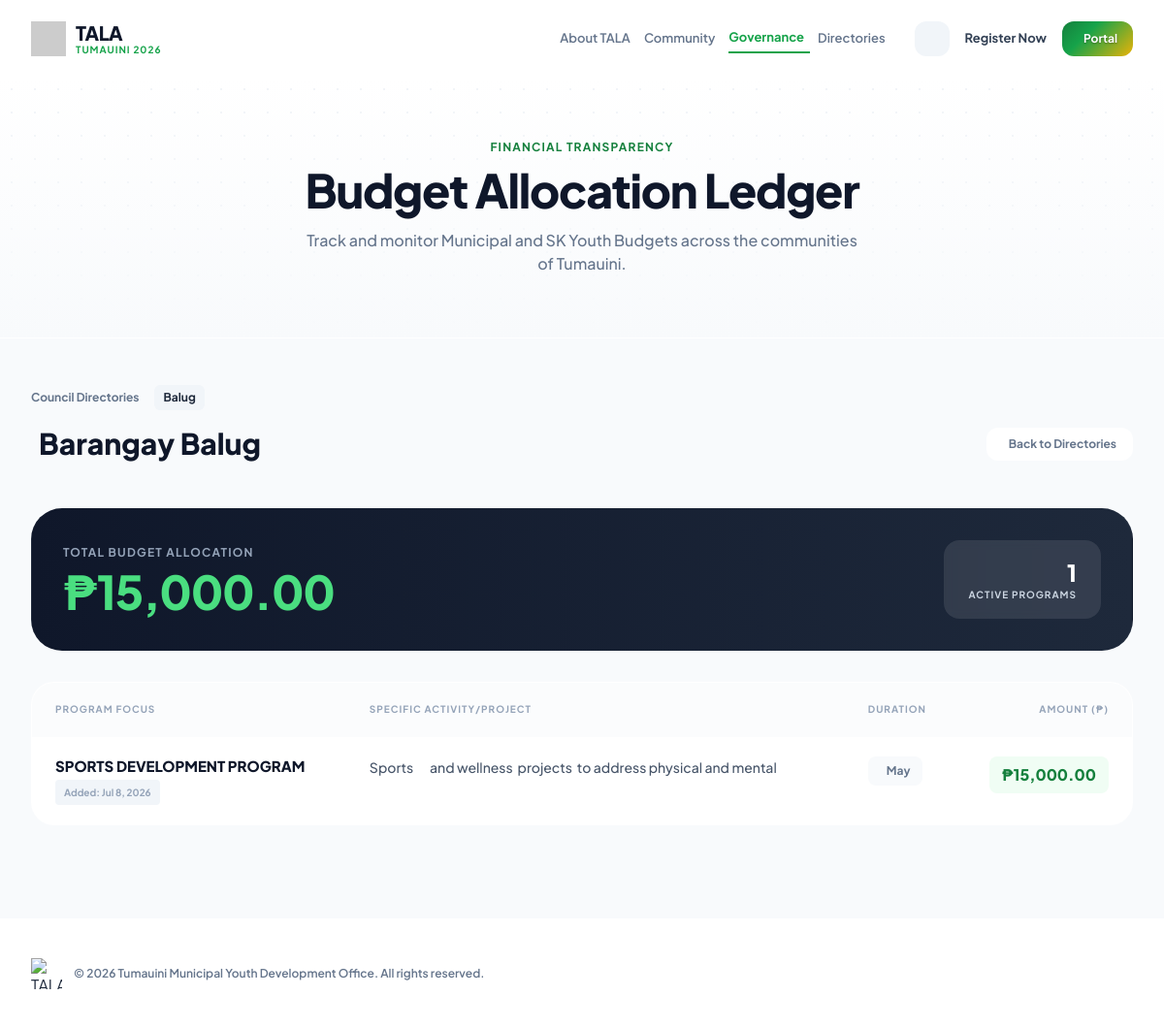
The app's page /public_budget.php?barangay=Balug with its own data.
### tables this page shows
CREATE TABLE `budget_monitoring` (
  `id` int(11) NOT NULL,
  `barangay` varchar(100) NOT NULL,
  `program` varchar(255) NOT NULL,
  `project_activity` varchar(255) NOT NULL,
  `duration` varchar(100) NOT NULL,
  `amount` decimal(15,2) NOT NULL,
  `created_at` timestamp NULL DEFAULT current_timestamp(),
  `updated_at` timestamp NULL DEFAULT current_timestamp() ON UPDATE current_timestamp(),
  `status` varchar(50) DEFAULT 'Planning'
);

### public_budget.php (the view, shortened to what this page needs)
<?php
require 'db_connect.php';
try {
    $pdo->exec("CREATE TABLE IF NOT EXISTS `budget_monitoring` (
        `id` INT AUTO_INCREMENT PRIMARY KEY,
        `barangay` VARCHAR(255) NOT NULL,
        `program` VARCHAR(255) NOT NULL,
        `project_activity` TEXT NOT NULL,
        `duration` VARCHAR(255) NOT NULL,
        `amount` DECIMAL(15,2) NOT NULL,
        `created_at` TIMESTAMP DEFAULT CURRENT_TIMESTAMP
    )");
} catch (PDOException $e) {}
$selected_barangay = isset($_GET['barangay']) ? $_GET['barangay'] : '';
if ($selected_barangay) {
    $stmt = $pdo->prepare("SELECT * FROM budget_monitoring WHERE barangay = ? ORDER BY created_at DESC");
    $stmt->execute([$selected_barangay]);
    $budgets = $stmt->fetchAll(PDO::FETCH_ASSOC);
    $total_budget = 0;
    foreach ($budgets as $b) {
        $total_budget += $b['amount'];
    }
} else {
    $barangay_summaries = $pdo->query("
        SELECT barangay, SUM(amount) as total_budget, COUNT(id) as total_programs
        FROM budget_monitoring GROUP BY barangay ORDER BY barangay ASC
    ")->fetchAll(PDO::FETCH_ASSOC);
}
?>
<!DOCTYPE html>
<html lang="en" class="scroll-smooth">
<head>
    <script src="https://cdn.tailwindcss.com"></script>
</head>
<body class="bg-slate-50 dark:bg-black text-slate-800 dark:text-brand-100 font-sans antialiased min-h-screen flex flex-col justify-between selection:bg-brand-900 selection:text-white transition-colors duration-300">
    <?php include 'navigation.php'; ?>
    <div class="bg-white dark:bg-[#010803] border-b border-slate-200 dark:border-[#021207] relative overflow-hidden transition-colors duration-300">
        <div class="absolute inset-0 hero-pattern text-slate-200 dark:text-[#021207] opacity-50 z-0"></div>
        <div class="absolute inset-0 bg-gradient-to-b from-transparent to-slate-50 dark:to-black z-0"></div>
        <div class="max-w-[1200px] mx-auto px-6 py-16 relative z-10 text-center">
            <p class="text-brand-700 dark:text-brand-400 font-bold tracking-widest text-xs uppercase mb-3"><i class="ph-fill ph-chart-pie-slice"></i> Financial Transparency</p>
            <h1 class="text-4xl md:text-5xl font-black text-slate-900 dark:text-white tracking-tight mb-4">Budget Allocation Ledger</h1>
            <p class="text-slate-500 dark:text-brand-300 font-medium max-w-xl mx-auto">Track and monitor Municipal and SK Youth Budgets across the communities of Tumauini.</p>
        </div>
    </div>
    <main class="flex-1 w-full pt-12 pb-24 max-w-[1200px] mx-auto px-6 lg:px-8">
        <?php if (!$selected_barangay): ?>
            <div class="flex flex-col md:flex-row md:items-center justify-between mb-8 border-b border-slate-200 dark:border-[#021207] pb-4 gap-4">
                <h2 class="text-2xl font-extrabold text-slate-900 dark:text-white flex items-center gap-2">
                    <i class="ph-fill ph-map-pin text-brand-600 dark:text-brand-400"></i> Select a Council Directory
                </h2>
            </div>
            <?php if(empty($barangay_summaries)): ?>
                <div class="text-center py-24 text-slate-400 dark:text-brand-300 bg-white dark:bg-[#010803] rounded-[2rem] border border-slate-200 dark:border-[#021207]">
                    <i class="ph-fill ph-empty text-6xl mb-4 opacity-50 text-brand-600 dark:text-brand-500"></i>
                    <h2 class="text-xl font-extrabold text-slate-700 dark:text-white mb-2">No Budgets Recorded</h2>
                    <p class="text-sm font-medium">There are currently no budget allocations registered in the system.</p>
                </div>
            <?php else: ?>
                <div class="grid grid-cols-1 sm:grid-cols-2 md:grid-cols-3 lg:grid-cols-4 gap-6">
                    <?php foreach($barangay_summaries as $b):
                        $is_municipal = ($b['barangay'] === 'Municipal Level');
                        $display_name = $is_municipal ? 'LGU Municipal Admin' : 'Barangay ' . htmlspecialchars($b['barangay']);
                        $icon = $is_municipal ? 'ph-buildings text-green-600 dark:text-green-500' : 'ph-house-line text-brand-600 dark:text-brand-400';
                        $bg_hover = $is_municipal ? 'group-hover:bg-green-100 dark:group-hover:bg-zinc-800' : 'group-hover:bg-brand-100 dark:group-hover:bg-zinc-800';
                        $border_hover = $is_municipal ? 'hover:border-green-600 dark:hover:border-green-500' : 'hover:border-brand-500 dark:hover:border-brand-600';
                    ?>
                        <a href="?barangay=<?= urlencode($b['barangay']) ?>" class="bg-white dark:bg-[#010803] p-6 rounded-[2rem] border border-slate-200 dark:border-[#021207] <?= $border_hover ?> hover-lift flex flex-col items-center text-center group transition-all relative overflow-hidden">
                            <div class="w-16 h-16 bg-slate-50 dark:bg-black rounded-2xl flex items-center justify-center mb-4 <?= $bg_hover ?> transition-colors border border-slate-100 dark:border-[#021207] relative z-10">
                                <i class="ph-fill <?= $icon ?> text-3xl group-hover:scale-110 transition-transform duration-300"></i>
                            </div>
                            <h3 class="text-base font-extrabold text-slate-900 dark:text-white leading-tight group-hover:text-slate-700 dark:group-hover:text-brand-100 transition-colors line-clamp-2 relative z-10 mb-1">
                                <?= $display_name ?>
                            </h3>
                            <p class="text-[10px] font-bold text-slate-400 dark:text-brand-300 uppercase tracking-widest relative z-10 mb-4">
                                <?= $b['total_programs'] ?> Program(s)
                            </p>
                            <div class="w-full mt-auto pt-4 border-t border-slate-100 dark:border-[#021207] relative z-10">
                                <p class="text-[10px] font-bold text-slate-400 dark:text-brand-400 uppercase tracking-widest mb-0.5">Total Allocation</p>
                                <p class="text-lg font-black text-brand-700 dark:text-brand-500">₱<?= number_format($b['total_budget'], 2) ?></p>
                            </div>
                        </a>
                    <?php endforeach; ?>
                </div>
            <?php endif; ?>
        <?php else: ?>
            <div class="flex flex-col sm:flex-row sm:items-end justify-between mb-8 border-b border-slate-200 dark:border-[#021207] pb-4 gap-4">
                <div>
                    <div class="flex items-center gap-2 mb-4 overflow-x-auto whitespace-nowrap text-xs font-bold text-slate-500 dark:text-brand-300">
                        <a href="public_budget.php" class="hover:text-brand-600 dark:hover:text-brand-400 transition-colors">Council Directories</a>
                        <span class="text-slate-800 dark:text-white bg-slate-100 dark:bg-[#010803] px-2 py-1 rounded-md border border-slate-200 dark:border-[#021207]"><?= htmlspecialchars($selected_barangay) ?></span>
                    </div>
                    <h2 class="text-3xl font-black text-slate-900 dark:text-white flex items-center gap-2">
                        <?php if($selected_barangay === 'Municipal Level'): ?>
                            <i class="ph-fill ph-buildings text-green-600 dark:text-green-500"></i> Municipal Administration
                        <?php else: ?>
                            <i class="ph-fill ph-house-line text-brand-600 dark:text-brand-400"></i> Barangay <?= htmlspecialchars($selected_barangay) ?>
                        <?php endif; ?>
                    </h2>
                </div>
                <a href="public_budget.php" class="inline-flex items-center gap-1.5 text-xs font-bold text-slate-500 dark:text-brand-200 hover:text-brand-700 dark:hover:text-white bg-white dark:bg-[#010803] px-4 py-2 rounded-xl border border-slate-200 dark:border-[#021207] transition-all">
                    <i class="ph-bold ph-arrow-left text-base"></i> Back to Directories
                </a>
            </div>
            <div class="bg-gradient-to-r from-slate-900 to-slate-800 dark:from-[#010803] dark:to-black p-8 rounded-[2rem] border border-slate-700 dark:border-[#021207] flex items-center justify-between text-white overflow-hidden relative mb-8">
                <div class="relative z-10">
                    <p class="text-slate-400 dark:text-brand-400 text-xs font-bold uppercase tracking-widest mb-2">Total Budget Allocation</p>
                    <h2 class="text-4xl sm:text-5xl font-black tracking-tight text-green-400">₱<?= number_format($total_budget, 2) ?></h2>
                </div>
                <div class="hidden sm:flex flex-col text-right relative z-10 bg-white/10 dark:bg-white/5 backdrop-blur-sm px-6 py-4 rounded-2xl border border-white/10">
                    <span class="text-2xl font-black text-white"><?= count($budgets) ?></span>
                    <span class="text-[10px] font-bold text-slate-300 dark:text-brand-300 uppercase tracking-widest">Active Programs</span>
                </div>
            </div>
            <div class="bg-white dark:bg-[#010803] rounded-3xl border border-slate-200 dark:border-[#021207] overflow-hidden">
                <div class="overflow-x-auto">
                    <table class="w-full text-left border-collapse min-w-[800px]">
                        <thead>
                            <tr class="text-[10px] font-bold text-slate-400 dark:text-brand-400 uppercase tracking-widest border-b border-slate-100 dark:border-[#021207] bg-slate-50/50 dark:bg-black">
                                <th class="py-5 px-6">Program Focus</th>
                                <th class="py-5 px-6">Specific Activity/Project</th>
                                <th class="py-5 px-6">Duration</th>
                                <th class="py-5 px-6 text-right">Amount (₱)</th>
                            </tr>
                        </thead>
                        <tbody class="text-sm font-medium divide-y divide-slate-100 dark:divide-[#021207]">
                            <?php if(empty($budgets)): ?>
                                <tr>
                                    <td colspan="4" class="py-20 text-center">
                                        <i class="ph-fill ph-empty text-5xl text-slate-300 dark:text-brand-600 mb-3 inline-block"></i>
                                        <h3 class="text-lg font-bold text-slate-800 dark:text-white mb-1">No Budgets Found</h3>
                                        <p class="text-sm text-slate-500 dark:text-brand-300">There are currently no allocations recorded for this selection.</p>
                                    </td>
                                </tr>
                            <?php else: ?>
                                <?php foreach($budgets as $row): ?>
                                    <tr class="hover:bg-slate-50 dark:hover:bg-[#021207] transition-colors">
                                        <td class="py-5 px-6 align-top">
                                            <div class="font-extrabold text-slate-900 dark:text-white text-[15px] mb-1"><?= htmlspecialchars($row['program']) ?></div>
                                            <span class="text-[10px] font-bold text-slate-400 dark:text-brand-300 bg-slate-100 dark:bg-black px-2 py-0.5 rounded border border-slate-200 dark:border-[#021207] inline-block">
                                                Added: <?= date('M j, Y', strtotime($row['created_at'])) ?>
                                            </span>
                                        </td>
                                        <td class="py-5 px-6 align-top">
                                            <div class="text-slate-600 dark:text-brand-200 leading-relaxed max-w-md whitespace-pre-wrap text-sm"><?= htmlspecialchars($row['project_activity']) ?></div>
                                        </td>
                                        <td class="py-5 px-6 text-slate-500 dark:text-brand-300 font-bold text-xs whitespace-nowrap align-top">
                                            <div class="flex items-center gap-1.5 bg-slate-50 dark:bg-black border border-slate-100 dark:border-[#021207] px-3 py-1.5 rounded-lg w-fit">
                                                <i class="ph-bold ph-calendar-blank text-slate-400 dark:text-brand-400"></i> <?= htmlspecialchars($row['duration']) ?>
                                            </div>
                                        </td>
                                        <td class="py-5 px-6 text-right align-top">
                                            <span class="text-brand-700 dark:text-brand-400 font-extrabold text-base bg-brand-50 dark:bg-[#010803] px-3 py-1.5 rounded-lg border border-brand-100 dark:border-[#021207] inline-block whitespace-nowrap">
                                                ₱<?= number_format($row['amount'], 2) ?>
                                            </span>
                                        </td>
                                    </tr>
                                <?php endforeach; ?>
                            <?php endif; ?>
                        </tbody>
                    </table>
                </div>
            </div>
        <?php endif; ?>
    </main>
    <footer class="bg-white dark:bg-[#010803] border-t border-slate-200 dark:border-[#021207] py-10 px-6 lg:px-8 mt-auto">
        <div class="max-w-[1200px] mx-auto flex flex-col sm:flex-row items-center justify-between gap-4">
            <div class="flex items-center gap-3">
                <img src="TALA-LOGO.ico" class="w-8 h-8 object-contain dark:opacity-50" alt="TALA Logo">
                <p class="text-xs font-semibold text-slate-500 dark:text-brand-300">&copy; <?= date('Y') ?> Tumauini Municipal Youth Development Office. All rights reserved.</p>
            </div>
        </div>
    </footer>
</body>
</html>

### public_budget.php (style rules this page uses)
.hero-pattern { background-image: radial-gradient(currentColor 1px, transparent 1px); background-size: 24px 24px; }

### navigation.php (style rules this page uses)
.border, .border-2, .border-4, .border-\[3px\], .border-t, .border-b, .border-l, .border-r, .border-slate-100, .border-slate-200, .border-slate-200\/40, .border-slate-200\/60, .border-slate-200\/70, .border-slate-200\/80, .border-slate-700, .border-slate-800, .border-white\/10, .border-white\/20, .border-white\/40, .dark .border-zinc-700, .dark .border-zinc-800, .dark .border-zinc-800\/80, .dark .border-zinc-900, .dark .border-zinc-950 { border-color: transparent !important; }
input, select, textarea, button, a { outline: none !important; -webkit-tap-highlight-color: transparent; }

### records on screen
budget_monitoring: program "SPORTS DEVELOPMENT PROGRAM", created_at "Jul 8, 2026", project_activity "Sports and wellness projects to address physical and mental", duration "May", amount "15,000.00"

### other values on screen
$selected_barangay "Balug"
$total_budget "15,000.00"
count($budgets) "1"
